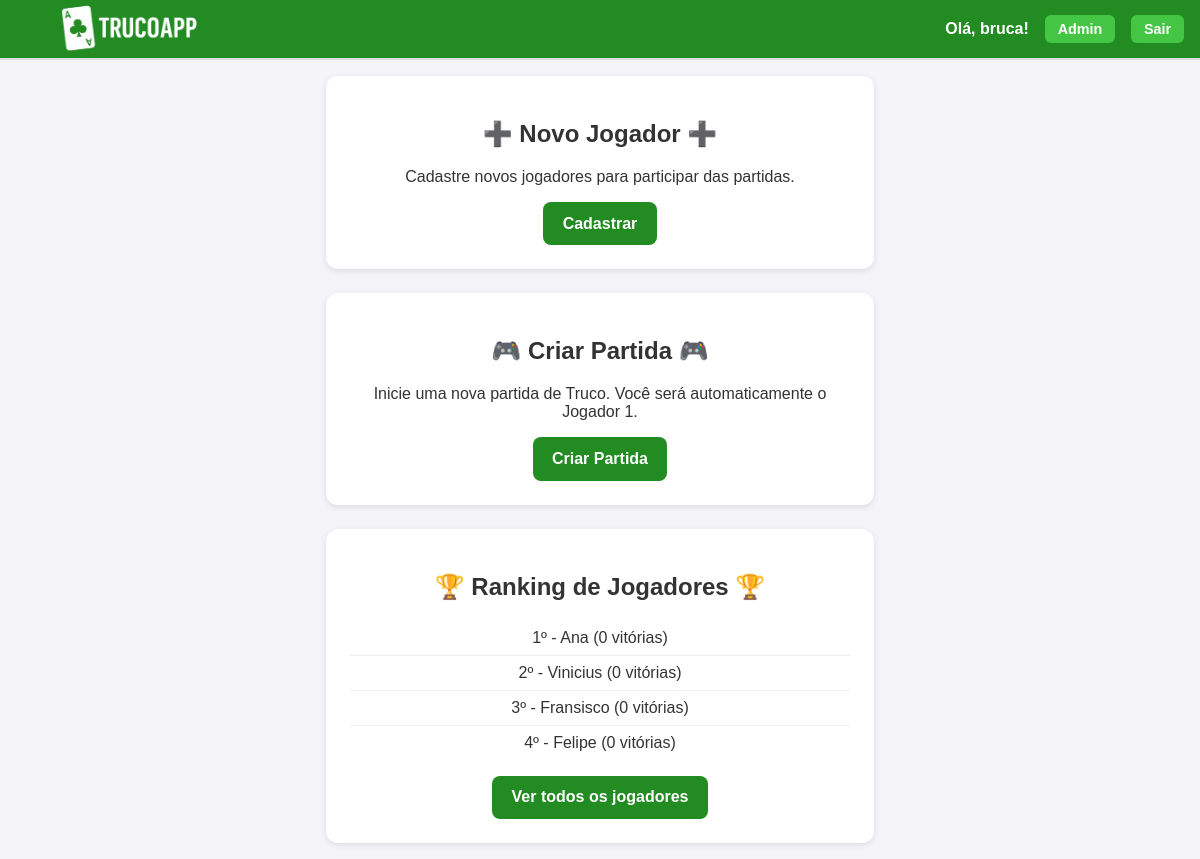
The app's page / (signed in) with its own data.
### core/models.py (models this page shows, shortened)
class Jogador(models.Model):
    id = models.AutoField(primary_key=True)
    user = models.OneToOneField(
        User,
        on_delete=models.SET_NULL,
        null=True, blank=True,
        related_name="jogador",
        help_text="Usuário associado a este jogador (opcional)",
    )
    nome = models.CharField(max_length=100, help_text='Entre o nome', blank=True, default="")
    curso = models.CharField(max_length=100, help_text='Entre o curso', blank=True, default="")
    periodo = models.IntegerField(help_text='Informe o período do curso', default=0)
    email = models.EmailField(help_text='Informe o email', max_length=254, blank=True, default="")
    vitorias = models.IntegerField(help_text='Número de vitórias', default=0)
    derrotas = models.IntegerField(help_text='Número de derrotas', default=0)
    imagem = models.ImageField(upload_to='jogadores/', null=True, blank=True)
    dtNasc = models.DateField(
        help_text='Nascimento no formato DD/MM/AAAA',
        verbose_name='Data de nascimento',
        null=True, blank=True,
    )
    from django.db import models

### core/views.py (the view)
# urls.py: path("", views.HomeView.as_view(), name="home"),   # agora "/" abre a Home
class HomeView(TemplateView):
    template_name = "core/home.html"
    def get_context_data(self, **kwargs):
        context = super().get_context_data(**kwargs)
        context["ranking"] = Jogador.objects.order_by("-vitorias")[:5]
        return context

### templates/core/home.html (shortened to what this page needs)
{% extends "core/base.html" %}
{% load static %}
{% block content %}
  <div class="card">
    <h2>➕ Novo Jogador ➕</h2>
    <p>Cadastre novos jogadores para participar das partidas.</p>
    {% if request.user.is_authenticated %}
      <a href="{% url 'jogador_create' %}" class="btn">Cadastrar</a>
    {% else %}
      <a href="{% url 'login' %}?next={% url 'jogador_create' %}" class="btn">Cadastrar</a>
    {% endif %}
  </div>
<div class="card">
  <h2>🎮 Criar Partida 🎮</h2>
  <p>Inicie uma nova partida de Truco. Você será automaticamente o Jogador 1.</p>
  {% if request.user.is_authenticated %}
      <a href="{% url 'partida_escolher_jogador' %}" class="btn">Criar Partida</a>
  {% else %}
      <a href="{% url 'login' %}?next={% url 'partida_escolher_jogador' %}" class="btn">Criar Partida</a>
  {% endif %}
</div>
  <div class="card">
    <h2>🏆 Ranking de Jogadores 🏆</h2>
    <ul>
      {% for jogador in ranking %}
        <li>{{ forloop.counter }}º - {{ jogador.nome }} ({{ jogador.vitorias }} vitórias)</li>
      {% empty %}
        <li>Nenhum jogador cadastrado ainda.</li>
      {% endfor %}
    </ul>
    <a href="{% url 'jogador_list' %}" class="btn">Ver todos os jogadores</a>
  </div>
{% endblock %}

### templates/core/base.html (shortened to what this page needs)
{% load static %}
<!DOCTYPE html>
<html lang="pt-BR">
<head>
  <link rel="stylesheet" href="{% static 'css/home.css' %}" type="text/css">
</head>
<body>
<header>
  <a href="{% url 'home' %}" class="logo-home">
    <img src="{% static 'img/logo.png' %}" alt="TrucoApp Logo">
  </a>
  <nav class="user-nav">
    {% if request.user.is_authenticated %}
      {% if request.user.is_staff or request.user.is_superuser %}
        <span class="username">Olá, {{ request.user.username }}!</span>
      {% else %}
        <a href="{% url 'jogador_update_self' %}" class="username" title="Editar meu perfil">
          Olá, {{ request.user.username }}!
        </a>
      {% endif %}
      {% if request.user.is_staff or request.user.is_superuser %}
        <a href="{% url 'admin:index' %}" class="nav-btn">Admin</a>
      {% endif %}
      <form method="post" action="{% url 'logout' %}">
        <button type="submit" class="nav-btn">Sair</button>
      </form>
    {% else %}
      {% if request.resolver_match.url_name != "login" and request.resolver_match.url_name != "signup" %}
        <a href="{% url 'login' %}" class="nav-btn">Entrar</a>
        <a href="{% url 'signup' %}" class="nav-btn">Cadastrar</a>
      {% endif %}
    {% endif %}
  </nav>
</header>
<main>
  {% block content %}{% endblock %}
</main>
</body>
</html>

### static/css/home.css (style rules this page uses)
header { display: flex; justify-content: space-between; align-items: center; padding: 0 1rem; height: 60px; border-bottom: 2px solid #ddd; width: 100%; box-sizing: border-box; background: #228B22; }
body { font-family: Arial, sans-serif; margin: 0; background: #f4f4f9; color: #333; display: flex; flex-direction: column; }
main { display: flex; flex-direction: column; align-items: center; gap: 1.5rem; padding: 1rem; max-width: 900px; margin: auto; }
.card { width: 100%; max-width: 500px; background: white; border-radius: 12px; box-shadow: 0 2px 6px rgba(0,0,0,0.1); padding: 1.5rem; text-align: center; }
.btn { display: inline-block; background: #228B22; color: white; padding: 0.8rem 1.2rem; border-radius: 8px; text-decoration: none; font-weight: bold; }
ul { list-style: none; padding: 0; }
li { padding: 0.5rem 0; border-bottom: 1px solid #eee; }
li:last-child { border-bottom: none; }
.logo-home { display: flex; align-items: center; height: 100%; }
.logo-home img { max-height: 150px; width: auto; display: block; }
.user-nav { display: flex; justify-content: flex-end; align-items: center; gap: 1rem; flex-wrap: wrap; }
.user-nav .username { font-weight: bold; color: white }
.user-nav .nav-btn { background: #4cd34cd2; color: white; padding: 0.4rem 0.8rem; border-radius: 6px; text-decoration: none; font-size: 0.9rem; font-weight: bold; border: none; cursor: pointer; }
.user-nav form { display: inline; }

### records on screen
Jogador: nome "Ana", vitorias "0"
Jogador: nome "Vinicius", vitorias "0"
Jogador: nome "Fransisco", vitorias "0"
Jogador: nome "Felipe", vitorias "0"

### other values on screen
{{ request.user.username }} "bruca"
